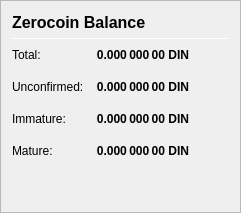
                   <widget class="QFrame" name="frame_ZerocoinBalances">
                    <property name="frameShape">
                     <enum>QFrame::StyledPanel</enum>
                    </property>
                    <property name="frameShadow">
                     <enum>QFrame::Raised</enum>
                    </property>
                    <layout class="QVBoxLayout" name="verticalLayout_7">
                     <item>
                      <layout class="QHBoxLayout" name="horizontalLayout_8" stretch="0">
                       <item>
                        <widget class="QLabel" name="label_5z_3">
                         <property name="minimumSize">
                          <size>
                           <width>0</width>
                           <height>20</height>
                          </size>
                         </property>
                         <property name="font">
                          <font>
                           <pointsize>12</pointsize>
                           <weight>75</weight>
                           <bold>true</bold>
                          </font>
                         </property>
                         <property name="text">
                          <string>Zerocoin Balance</string>
                         </property>
                        </widget>
                       </item>
                      </layout>
                     </item>
                     <item>
                      <widget class="Line" name="line_ZerocoinBalance">
                       <property name="minimumSize">
                        <size>
                         <width>0</width>
                         <height>1</height>
                        </size>
                       </property>
                       <property name="maximumSize">
                        <size>
                         <width>16777215</width>
                         <height>1</height>
                        </size>
                       </property>
                       <property name="orientation">
                        <enum>Qt::Horizontal</enum>
                       </property>
                      </widget>
                     </item>
                     <item>
                      <layout class="QGridLayout" name="gridLayout_5">
                       <property name="spacing">
                        <number>12</number>
                       </property>
                       <item row="4" column="0">
                        <widget class="QLabel" name="labelzBalanceMatureText">
                         <property name="toolTip">
                          <string>Mature: more than 20 confirmation and more than 3 mints of the same denomination after it was minted.
These zDIN are spendable.</string>
                         </property>
                         <property name="text">
                          <string>Mature:</string>
                         </property>
                        </widget>
                       </item>
                       <item row="1" column="1">
                        <widget class="QLabel" name="labelzBalance">
                         <property name="font">
                          <font>
                           <weight>75</weight>
                           <bold>true</bold>
                          </font>
                         </property>
                         <property name="cursor">
                          <cursorShape>IBeamCursor</cursorShape>
                         </property>
                         <property name="toolTip">
                          <string>All available zDIN, unconfirmed and immature zDIN included.</string>
                         </property>
                         <property name="text">
                          <string notr="true">0.000 000 00 DIN</string>
                         </property>
                         <property name="alignment">
                          <set>Qt::AlignRight|Qt::AlignTrailing|Qt::AlignVCenter</set>
                         </property>
                         <property name="textInteractionFlags">
                          <set>Qt::LinksAccessibleByMouse|Qt::TextSelectableByKeyboard|Qt::TextSelectableByMouse</set>
                         </property>
                        </widget>
                       </item>
                       <item row="1" column="0">
                        <widget class="QLabel" name="labelzBalanceText">
                         <property name="toolTip">
                          <string>All available zDIN, unconfirmed and immature zDIN included.</string>
                         </property>
                         <property name="text">
                          <string>Total:</string>
                         </property>
                        </widget>
                       </item>
                       <item row="1" column="2">
                        <spacer name="horizontalSpacer_8">
                         <property name="orientation">
                          <enum>Qt::Horizontal</enum>
                         </property>
                         <property name="sizeHint" stdset="0">
                          <size>
                           <width>40</width>
                           <height>20</height>
                          </size>
                         </property>
                        </spacer>
                       </item>
                       <item row="4" column="2">
                        <spacer name="horizontalSpacer_4">
                         <property name="orientation">
                          <enum>Qt::Horizontal</enum>
                         </property>
                         <property name="sizeHint" stdset="0">
                          <size>
                           <width>40</width>
                           <height>20</height>
                          </size>
                         </property>
                        </spacer>
                       </item>
                       <item row="4" column="1">
                        <widget class="QLabel" name="labelzBalanceMature">
                         <property name="font">
                          <font>
                           <weight>75</weight>
                           <bold>true</bold>
                          </font>
                         </property>
                         <property name="toolTip">
                          <string>Mature: more than 20 confirmation and more than 3 mints of the same denomination after it was minted.
These zDIN are spendable.</string>
                         </property>
                         <property name="text">
                          <string>0.000 000 00 DIN</string>
                         </property>
                         <property name="alignment">
                          <set>Qt::AlignRight|Qt::AlignTrailing|Qt::AlignVCenter</set>
                         </property>
                        </widget>
                       </item>
                       <item row="2" column="0">
                        <widget class="QLabel" name="labelzBalanceUnconfirmedText">
                         <property name="toolTip">
                          <string>Unconfirmed: less than 20 confirmations
Immature: confirmed, but less than 3 mints of the same denomination after it was minted</string>
                         </property>
                         <property name="text">
                          <string>Unconfirmed:</string>
                         </property>
                        </widget>
                       </item>
                       <item row="2" column="1">
                        <widget class="QLabel" name="labelzBalanceUnconfirmed">
                         <property name="font">
                          <font>
                           <weight>75</weight>
                           <bold>true</bold>
                          </font>
                         </property>
                         <property name="toolTip">
                          <string>Unconfirmed: less than 20 confirmations
Immature: confirmed, but less than 3 mints of the same denomination after it was minted</string>
                         </property>
                         <property name="text">
                          <string>0.000 000 00 DIN</string>
                         </property>
                         <property name="alignment">
                          <set>Qt::AlignRight|Qt::AlignTrailing|Qt::AlignVCenter</set>
                         </property>
                        </widget>
                       </item>
                       <item row="2" column="2">
                        <spacer name="horizontalSpacer_5">
                         <property name="orientation">
                          <enum>Qt::Horizontal</enum>
                         </property>
                         <property name="sizeHint" stdset="0">
                          <size>
                           <width>40</width>
                           <height>20</height>
                          </size>
                         </property>
                        </spacer>
                       </item>
                       <item row="3" column="0">
                        <widget class="QLabel" name="labelzBalanceImmatureText">
                         <property name="toolTip">
                          <string>Unconfirmed: less than 20 confirmations
Immature: confirmed, but less than 3 mints of the same denomination after it was minted</string>
                         </property>
                         <property name="text">
                          <string>Immature:</string>
                         </property>
                        </widget>
                       </item>
                       <item row="3" column="1">
                        <widget class="QLabel" name="labelzBalanceImmature">
                         <property name="font">
                          <font>
                           <weight>75</weight>
                           <bold>true</bold>
                          </font>
                         </property>
                         <property name="toolTip">
                          <string>Unconfirmed: less than 20 confirmations
Immature: confirmed, but less than 3 mints of the same denomination after it was minted</string>
                         </property>
                         <property name="text">
                          <string>0.000 000 00 DIN</string>
                         </property>
                         <property name="alignment">
                          <set>Qt::AlignRight|Qt::AlignTrailing|Qt::AlignVCenter</set>
                         </property>
                        </widget>
                       </item>
                       <item row="3" column="2">
                        <spacer name="horizontalSpacer_7">
                         <property name="orientation">
                          <enum>Qt::Horizontal</enum>
                         </property>
                         <property name="sizeHint" stdset="0">
                          <size>
                           <width>40</width>
                           <height>20</height>
                          </size>
                         </property>
                        </spacer>
                       </item>
                      </layout>
                     </item>
                     <item>
                      <spacer name="verticalSpacer_4">
                       <property name="orientation">
                        <enum>Qt::Vertical</enum>
                       </property>
                       <property name="sizeHint" stdset="0">
                        <size>
                         <width>20</width>
                         <height>40</height>
                        </size>
                       </property>
                      </spacer>
                     </item>
                    </layout>
                   </widget>
